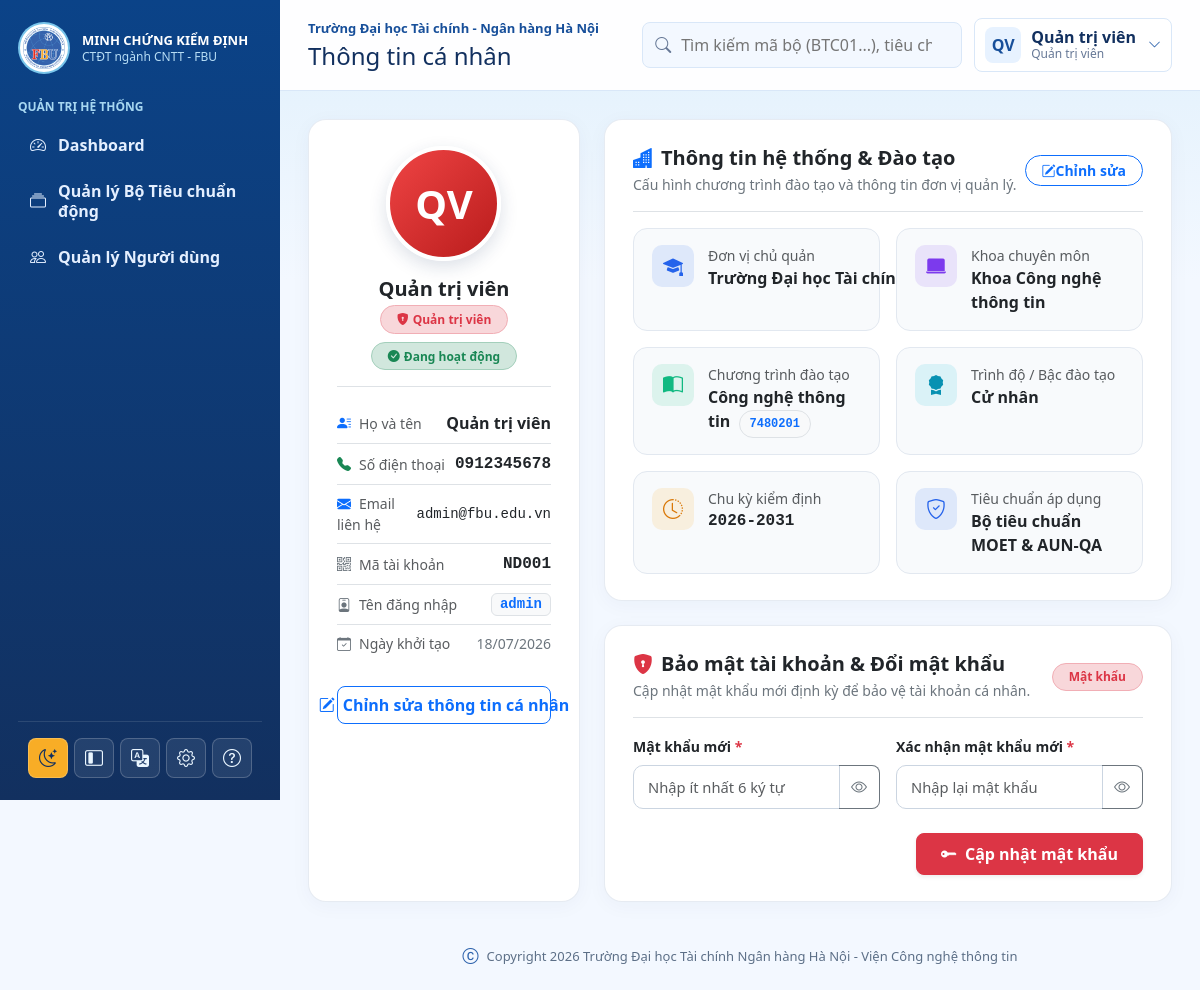
The app's page /user/profile.php (signed in) with its own data.
### tables this page shows
CREATE TABLE NguoiDung (
    MaNguoiDung VARCHAR(50) NOT NULL PRIMARY KEY,
    HoTen VARCHAR(150) NOT NULL,
    Email VARCHAR(150) NOT NULL UNIQUE,
    SoDienThoai VARCHAR(30) NULL,
    TenDangNhap VARCHAR(80) NOT NULL UNIQUE,
    MatKhau VARCHAR(255) NOT NULL,
    VaiTro ENUM('admin', 'user') NOT NULL DEFAULT 'user',
    TrangThai TINYINT(1) NOT NULL DEFAULT 1,
    DuongDanAnhDaiDien VARCHAR(500) NULL,
    DangNhapCuoi DATETIME NULL,
    NgayTao TIMESTAMP DEFAULT CURRENT_TIMESTAMP
);

### includes/data.php (called while the page is built, shortened)
<?php
$pdo = db();
$trainingProgram = [
    'name'    => 'Công nghệ thông tin',
    'code'    => '7480201',
    'degree'  => 'Cử nhân',
    'school'  => 'Trường Đại học Tài chính - Ngân hàng Hà Nội',
    'faculty' => 'Khoa Công nghệ thông tin',
    'cycle'   => '2026-2031',
];
try {
    $settingsStmt = $pdo->query("SELECT khoa, gia_tri FROM cau_hinh");
    if ($settingsStmt) {
        $settingsRows = $settingsStmt->fetchAll(PDO::FETCH_KEY_PAIR);
        if (!empty($settingsRows)) {
            if (!empty($settingsRows['school']))       $trainingProgram['school']  = $settingsRows['school'];
            if (!empty($settingsRows['faculty']))      $trainingProgram['faculty'] = $settingsRows['faculty'];
            if (!empty($settingsRows['program_name'])) $trainingProgram['name']    = $settingsRows['program_name'];
            if (!empty($settingsRows['program_code'])) $trainingProgram['code']    = $settingsRows['program_code'];
            if (!empty($settingsRows['degree']))       $trainingProgram['degree']  = $settingsRows['degree'];
            if (!empty($settingsRows['cycle']))        $trainingProgram['cycle']   = $settingsRows['cycle'];
        }
    }
} catch (Throwable $e) {
}

### user/profile.php (the view, shortened to what this page needs)
<?php
require_once __DIR__ . '/../includes/helpers.php';
$activeEdit = '';
require_once __DIR__ . '/../includes/data.php';
$stmt = $pdo->prepare("
    SELECT u.*,
           u.TenDangNhap AS username,
           u.TrangThai AS status,
           u.HoTen AS full_name,
           u.Email AS email,
           u.SoDienThoai AS phone,
           u.DuongDanAnhDaiDien AS avatar_path,
           u.VaiTro AS role_code,
           u.NgayTao AS created_at
    FROM NguoiDung u
    WHERE u.MaNguoiDung = :id
    LIMIT 1
");
$stmt->execute(['id' => $userId]);
$profile = $stmt->fetch();
$isAdmin = ($profile['role_code'] ?? 'user') === 'admin';
$accountStatus = (int)($profile['status'] ?? 1) === 1 ? 'Đang hoạt động' : 'Ngưng áp dụng';
include __DIR__ . '/../includes/header.php';
?>
<div class="row g-4 profile-layout">
    <div class="col-12 col-lg-5 col-xl-4">
        <div class="profile-card profile-anim-card delay-card-1">
            <div id="personalInfoViewMode" class="mode-container <?= $activeEdit === 'profile' ? 'd-none' : '' ?>">
                <div class="text-center mb-3">
                    <div class="profile-avatar-wrapper">
                        <?php if (!empty($profile['avatar_path']) && file_exists(__DIR__ . '/../' . $profile['avatar_path'])): ?>
                            <img src="<?= base_url(htmlspecialchars($profile['avatar_path'])) ?>" alt="<?= htmlspecialchars($profile['full_name']) ?>" class="profile-avatar-img">
                        <?php else: ?>
                            <div class="profile-avatar-placeholder <?= $isAdmin ? 'avatar-bg-admin' : 'avatar-bg-user' ?>">
                                <?= user_initials($profile['full_name']) ?>
                            </div>
                        <?php endif; ?>
                    </div>
                    <h2 class="h5 fw-bold mb-1 text-dark"><?= htmlspecialchars($profile['full_name']) ?></h2>
                    <div class="d-flex flex-wrap justify-content-center gap-2 mb-3">
                        <?php if ($isAdmin): ?>
                            <span class="badge bg-danger-subtle text-danger border border-danger-subtle rounded-pill px-3 py-1.5 small fw-semibold">
                                <i class="bi bi-shield-lock-fill me-1"></i>Quản trị viên
                            </span>
                        <?php else: ?>
                            <span class="badge bg-primary-subtle text-primary border border-primary-subtle rounded-pill px-3 py-1.5 small fw-semibold">
                                <i class="bi bi-person-badge-fill me-1"></i>Người dùng
                            </span>
                        <?php endif; ?>
                        <span class="badge bg-success-subtle text-success border border-success-subtle rounded-pill px-3 py-1.5 small fw-semibold">
                            <i class="bi bi-check-circle-fill me-1"></i><?= $accountStatus ?>
                        </span>
                    </div>
                </div>
                <div class="border-top pt-3 mb-4">
                    <div class="d-flex align-items-center justify-content-between py-2 border-bottom">
                        <span class="text-muted small"><i class="bi bi-person-lines-fill text-primary me-2"></i>Họ và tên</span>
                        <span class="fw-bold text-dark"><?= htmlspecialchars($profile['full_name']) ?></span>
                    </div>
                    <div class="d-flex align-items-center justify-content-between py-2 border-bottom">
                        <span class="text-muted small"><i class="bi bi-telephone-fill text-success me-2"></i>Số điện thoại</span>
                        <span class="fw-semibold <?= !empty($profile['phone']) ? 'text-dark font-monospace' : 'text-muted fst-italic' ?>">
                            <?= !empty($profile['phone']) ? htmlspecialchars($profile['phone']) : 'Chưa cập nhật' ?>
                        </span>
                    </div>
                    <div class="d-flex align-items-center justify-content-between py-2 border-bottom">
                        <span class="text-muted small"><i class="bi bi-envelope-fill text-primary me-2"></i>Email liên hệ</span>
                        <span class="small text-dark font-monospace"><?= htmlspecialchars($profile['email'] ?? 'Chưa cập nhật') ?></span>
                    </div>
                    <div class="d-flex align-items-center justify-content-between py-2 border-bottom">
                        <span class="text-muted small"><i class="bi bi-qr-code text-secondary me-2"></i>Mã tài khoản</span>
                        <span class="fw-bold text-dark font-monospace"><?= htmlspecialchars($profile['MaNguoiDung']) ?></span>
                    </div>
                    <div class="d-flex align-items-center justify-content-between py-2 border-bottom">
                        <span class="text-muted small"><i class="bi bi-person-badge text-secondary me-2"></i>Tên đăng nhập</span>
                        <code class="px-2 py-0.5 bg-light border rounded text-primary fw-bold small"><?= htmlspecialchars($profile['username']) ?></code>
                    </div>
                    <div class="d-flex align-items-center justify-content-between py-2">
                        <span class="text-muted small"><i class="bi bi-calendar-check text-secondary me-2"></i>Ngày khởi tạo</span>
                        <span class="small text-secondary"><?= !empty($profile['created_at']) ? date('d/m/Y', strtotime($profile['created_at'])) : date('d/m/Y') ?></span>
                    </div>
                </div>
                <button type="button" class="btn btn-outline-primary w-100 d-inline-flex align-items-center justify-content-center gap-2 py-2.5 rounded-3 shadow-xs" id="btnOpenEditProfile">
                    <i class="bi bi-pencil-square fs-6"></i>
                    <span class="fw-semibold">Chỉnh sửa thông tin cá nhân</span>
                </button>
            </div>
        </div>
    </div>
    <div class="col-12 col-lg-7 col-xl-8">
        <div class="d-flex flex-column gap-4">
            <div class="profile-card profile-anim-card delay-card-2">
                <div id="systemInfoViewMode" class="mode-container <?= $activeEdit === 'system' ? 'd-none' : '' ?>">
                    <div class="d-flex align-items-center justify-content-between pb-3 border-bottom mb-3">
                        <div>
                            <h2 class="h5 fw-bold mb-1 text-dark d-flex align-items-center gap-2">
                                <i class="bi bi-buildings-fill text-primary"></i> Thông tin hệ thống &amp; Đào tạo
                            </h2>
                            <p class="text-secondary small mb-0">Cấu hình chương trình đào tạo và thông tin đơn vị quản lý.</p>
                        </div>
                        <button type="button" class="btn btn-sm btn-outline-primary rounded-pill px-3 py-1.5 d-inline-flex align-items-center gap-1.5 fw-semibold shadow-xs" id="btnOpenEditSystem">
                            <i class="bi bi-pencil-square"></i>
                            <span>Chỉnh sửa</span>
                        </button>
                    </div>
                    <div class="row g-3">
                        <div class="col-12 col-md-6">
                            <div class="info-tile">
                                <div class="info-tile-icon icon-blue">
                                    <i class="bi bi-mortarboard-fill"></i>
                                </div>
                                <div class="min-width-0">
                                    <div class="text-muted small fw-medium">Đơn vị chủ quản</div>
                                    <div class="fw-bold text-dark text-truncate" title="<?= htmlspecialchars($trainingProgram['school']) ?>">
                                        <?= htmlspecialchars($trainingProgram['school']) ?>
                                    </div>
                                </div>
                            </div>
                        </div>
                        <div class="col-12 col-md-6">
                            <div class="info-tile">
                                <div class="info-tile-icon icon-purple">
                                    <i class="bi bi-laptop-fill"></i>
                                </div>
                                <div class="min-width-0">
                                    <div class="text-muted small fw-medium">Khoa chuyên môn</div>
                                    <div class="fw-bold text-dark"><?= htmlspecialchars($trainingProgram['faculty'] ?? 'Khoa Công nghệ thông tin') ?></div>
                                </div>
                            </div>
                        </div>
                        <div class="col-12 col-md-6">
                            <div class="info-tile">
                                <div class="info-tile-icon icon-emerald">
                                    <i class="bi bi-book-half"></i>
                                </div>
                                <div class="min-width-0">
                                    <div class="text-muted small fw-medium">Chương trình đào tạo</div>
                                    <div class="fw-bold text-dark">
                                        <?= htmlspecialchars($trainingProgram['name']) ?>
                                        <span class="badge bg-light text-primary border font-monospace ms-1"><?= htmlspecialchars($trainingProgram['code']) ?></span>
                                    </div>
                                </div>
                            </div>
                        </div>
                        <div class="col-12 col-md-6">
                            <div class="info-tile">
                                <div class="info-tile-icon icon-cyan">
                                    <i class="bi bi-award-fill"></i>
                                </div>
                                <div class="min-width-0">
                                    <div class="text-muted small fw-medium">Trình độ / Bậc đào tạo</div>
                                    <div class="fw-bold text-dark"><?= htmlspecialchars($trainingProgram['degree'] ?? 'Cử nhân') ?></div>
                                </div>
                            </div>
                        </div>
                        <div class="col-12 col-md-6">
                            <div class="info-tile">
                                <div class="info-tile-icon icon-amber">
                                    <i class="bi bi-clock-history"></i>
                                </div>
                                <div class="min-width-0">
                                    <div class="text-muted small fw-medium">Chu kỳ kiểm định</div>
                                    <div class="fw-bold text-dark font-monospace"><?= htmlspecialchars($trainingProgram['cycle'] ?? '2026-2031') ?></div>
                                </div>
                            </div>
                        </div>
                        <div class="col-12 col-md-6">
                            <div class="info-tile">
                                <div class="info-tile-icon icon-blue">
                                    <i class="bi bi-shield-check"></i>
                                </div>
                                <div class="min-width-0">
                                    <div class="text-muted small fw-medium">Tiêu chuẩn áp dụng</div>
                                    <div class="fw-bold text-dark">Bộ tiêu chuẩn MOET &amp; AUN-QA</div>
                                </div>
                            </div>
                        </div>
                    </div>
                </div>
            </div>
            <div class="profile-card profile-anim-card delay-card-3">
                <div class="d-flex align-items-center justify-content-between pb-3 border-bottom mb-3">
                    <div>
                        <h2 class="h5 fw-bold mb-1 text-dark d-flex align-items-center gap-2">
                            <i class="bi bi-shield-lock-fill text-danger"></i> Bảo mật tài khoản &amp; Đổi mật khẩu
                        </h2>
                        <p class="text-secondary small mb-0">Cập nhật mật khẩu mới định kỳ để bảo vệ tài khoản cá nhân.</p>
                    </div>
                    <span class="badge bg-danger-subtle text-danger border border-danger-subtle px-3 py-1.5 rounded-pill small">Mật khẩu</span>
                </div>
                <form method="post" id="changePasswordForm">
                    <div class="row g-3 mb-4">
                        <div class="col-12 col-md-6">
                            <label class="form-label fw-semibold small text-dark">Mật khẩu mới <span class="text-danger">*</span></label>
                            <div class="input-group profile-input-group">
                                <input class="form-control" type="password" name="new_password" id="inputNewPassword" placeholder="Nhập ít nhất 6 ký tự" required autocomplete="new-password">
                                <button class="btn btn-outline-secondary border-start-0" type="button" id="toggleNewPwdBtn" title="Hiện / Ẩn mật khẩu">
                                    <i class="bi bi-eye"></i>
                                </button>
                            </div>
                        </div>
                        <div class="col-12 col-md-6">
                            <label class="form-label fw-semibold small text-dark">Xác nhận mật khẩu mới <span class="text-danger">*</span></label>
                            <div class="input-group profile-input-group">
                                <input class="form-control" type="password" name="confirm_password" id="inputConfirmPassword" placeholder="Nhập lại mật khẩu" required autocomplete="new-password">
                                <button class="btn btn-outline-secondary border-start-0" type="button" id="toggleConfirmPwdBtn" title="Hiện / Ẩn mật khẩu">
                                    <i class="bi bi-eye"></i>
                                </button>
                            </div>
                        </div>
                    </div>
                    <div class="d-flex justify-content-end">
                        <button class="btn btn-danger d-inline-flex align-items-center gap-2 px-4 py-2 shadow-sm" type="submit" id="btnSubmitPassword">
                            <i class="bi bi-key-fill fs-6"></i>
                            <span>Cập nhật mật khẩu</span>
                        </button>
                    </div>
                </form>
            </div>
        </div>
    </div>
</div>
<?php include __DIR__ . '/../includes/footer.php'; ?>

### records on screen
nguoidung: HoTen "QV", HoTen "Quản trị viên", TrangThai "Đang hoạt động", SoDienThoai "0912345678", Email "admin@fbu.edu.vn", MaNguoiDung "ND001", TenDangNhap "admin", NgayTao "18/07/2026"

### other values on screen
$trainingProgram['school'] "Trường Đại học Tài chính - Ngân hàng Hà Nội"
$heading "Thông tin cá nhân"
user_initials($name) "QV"
$currentUser['name'] "Quản trị viên"
$roles[$currentUser['role']] "Quản trị viên"
$trainingProgram['faculty'] "Khoa Công nghệ thông tin"
$trainingProgram['name'] "Công nghệ thông tin"
$trainingProgram['code'] "7480201"
$trainingProgram['degree'] "Cử nhân"
$trainingProgram['cycle'] "2026-2031"
